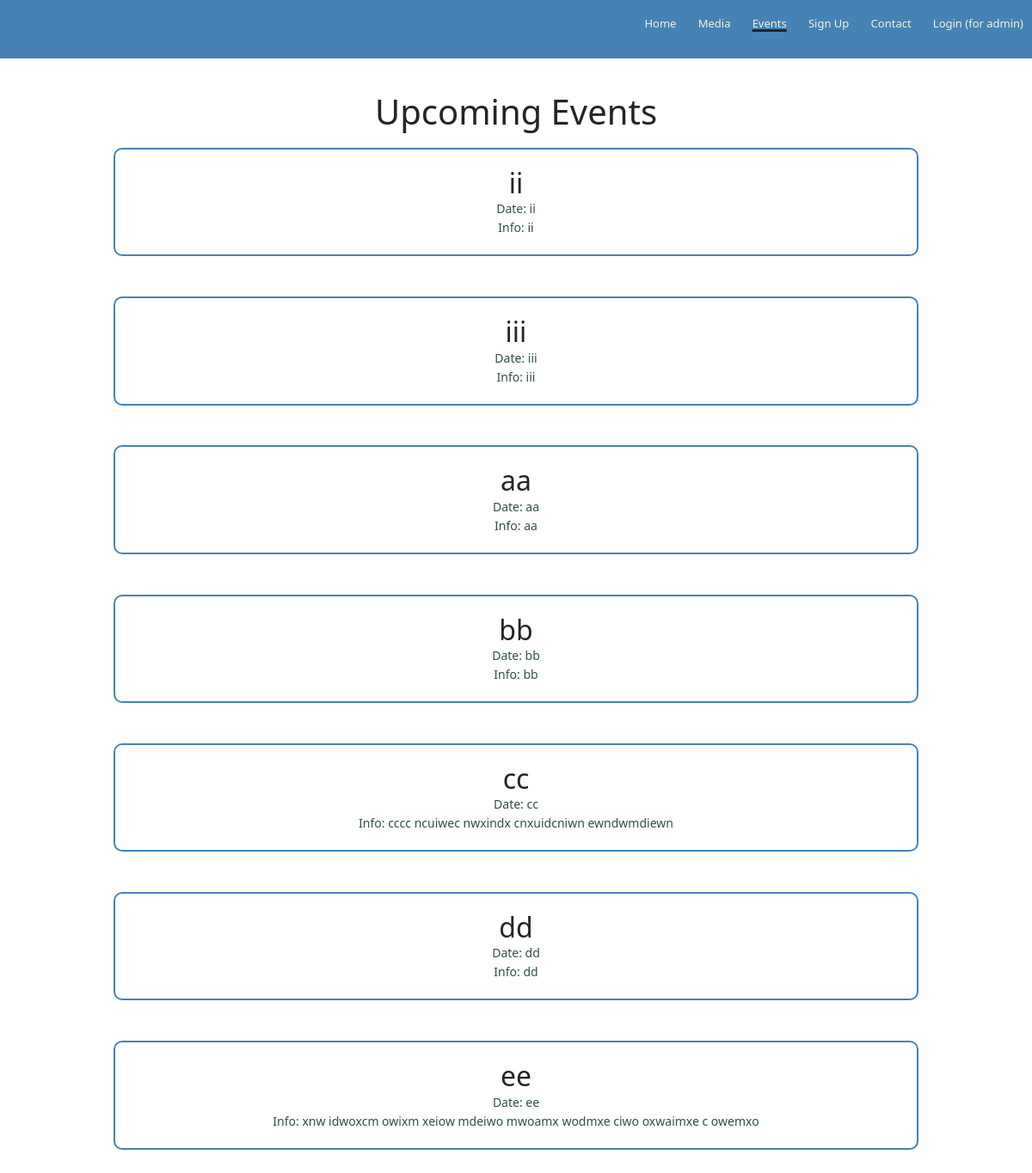
Before: /events with the older database file.
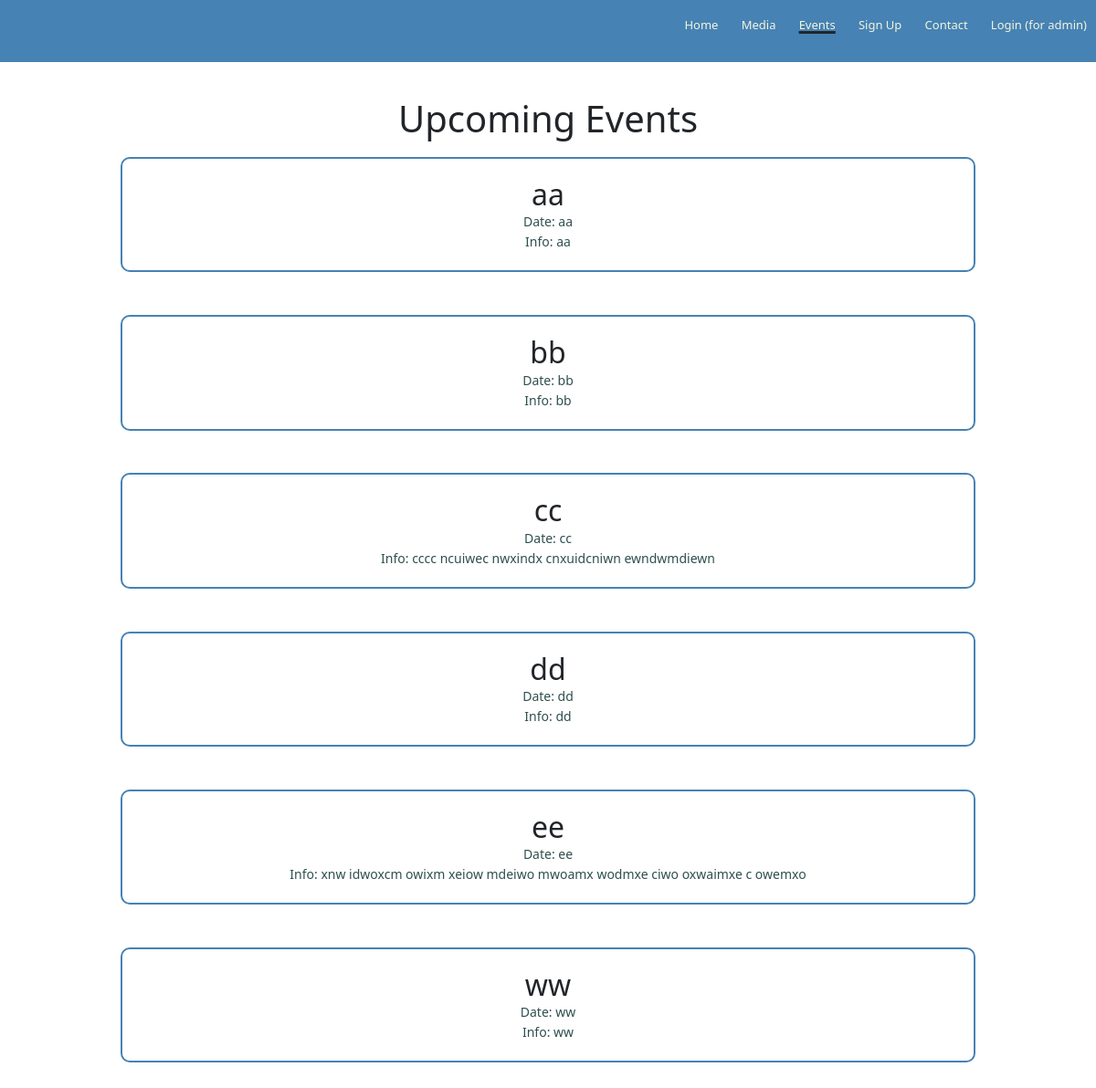
After: the same page with the newer database file.
### app/models.py (models this page shows, shortened)
class Event(db.Model):
    id = db.Column(db.Integer, primary_key=True)
    name = db.Column(db.String(128))
    date = db.Column(db.String(128))
    info = db.Column(db.String(255))

### app/routes.py (the view)
@app.route('/events', methods=['GET'])
def events():
    events = Event.query.all()
    return render_template("events.html", events=events, event=True)

### app/templates/events.html (shortened to what this page needs)
{% extends "base.html" %}
{% block content %}
<section class="events" id="events">
    <div class="sec-header">Upcoming Events</div>
        {% for event in events %}
        <div id="event.id" class="events-col">
            <div>
                <h2 style="margin:auto;">{{event.name}}</h2>
            </div>
            <div class="smalltext">
                <p style="margin:auto;"><strong>Date:</strong> {{event.date}}</p>
            </div>
            <div class="smalltext">
                <p style="margin:auto;"><strong>Info:</strong> {{event.info}}</p>
            </div>
        </div>
        {% endfor %}
</section>
{% endblock %}

### app/templates/base.html (shortened to what this page needs)
<!DOCTYPE HTML>
<html lang="en">
    <head>
        <link rel = 'stylesheet' href = '../static/css/base.css'>
        <link rel="stylesheet" href="https://stackpath.bootstrapcdn.com/font-awesome/4.7.0/css/font-awesome.min.css">
        <link href="https://cdn.jsdelivr.net/npm/bootstrap@5.2.0/dist/css/bootstrap.min.css" rel="stylesheet"
>
    </head>
    <body>
        {% block navbar %}
            <div class="nav-links" id="nav-links">
                <ul>
                    {% if home is defined %}
                    <li class="navbar active"><a href="{{ url_for('home') }}">Home</a></li>
                    {% else %}
                    <li class="navbar"><a href="{{ url_for('home') }}">Home</a></li>
                    {% endif %}
                    {% if media is defined %}
                    <li class="navbar active"><a href="{{ url_for('media') }}">Media</a></li>
                    {% else %}
                    <li class="navbar"><a href="{{ url_for('media') }}">Media</a></li>
                    {% endif %}
                    {% if event is defined %}
                    <li class="navbar active"><a href="{{ url_for('events') }}">Events</a></li>
                    {% else %}
                    <li class="navbar"><a href="{{ url_for('events') }}">Events</a></li>
                    {% endif %}
                    {% if signup is defined %}
                    <li class="navbar active"><a href="{{ url_for('signup') }}">Sign Up</a></li>
                    {% else %}
                    <li class="navbar"><a href="{{ url_for('signup') }}">Sign Up</a></li>
                    {% endif %}
                    {% if contact is defined %}
                    <li class="navbar active"><a href="{{ url_for('contact') }}">Contact</a></li>
                    {% else %}
                    <li class="navbar"><a href="{{ url_for('contact') }}">Contact</a></li>
                    {% endif %}
                    <li class="navbar"><a href="{{ url_for('adminlogin') }}">Login (for admin)</a></li>
                </ul>
            </div>
        {% endblock %}
        {% block content %}{% endblock %}
    </body>
</html>

### app/static/css/base.css (style rules this page uses)
body { margin:0; padding:0; font-family: 'Noto Serif', serif; }
.nav-links { font-size: 20px; background-color: steelblue; text-align: right; top: 0; width: 100%; overflow: hidden; }
.nav-links ul li.active { text-decoration-line: underline; text-decoration-thickness: 3px; }
.nav-links ul { list-style: none; }
.nav-links ul li { list-style: none; display: inline-block; padding: 10px 10px; position: relative; }
.nav-links ul li a { text-align: center; color: beige; font-size: 13px; text-decoration: none; }
.nav-links ul li::after { content: ''; width: 0%; height: 2px; background-color: lightsteelblue; display: block; margin: auto; transition: 0.5s; }
.sec-header { padding: 12px 12px; align-items: center; font-size: 40px; }
.smalltext { color:darkslategrey; font-size: 14px; font-weight: 300; line-height: 22px; }
.events { width:80%; padding: 20px 12px; text-align: center; margin: auto; }
.events-col { flex-basis: 50%; border-style: solid; border-width: 2px; border-color: steelblue; margin-bottom: 5%; text-align: center; padding: 20px 12px; border-radius:10px; }

Changed rows visible on the page:
removed Event: name "ii", date "ii", info "ii"
removed Event: name "iii", date "iii", info "iii"
added Event: name "ww", date "ww", info "ww"
